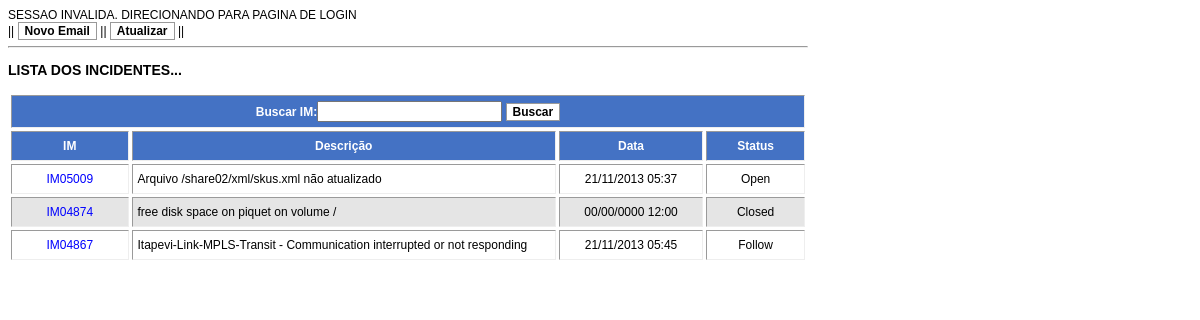
The app's page /incidente/index.php with its own data.
### tables this page shows
CREATE TABLE IF NOT EXISTS `tb_incidente` (
  `idincidente` int(11) NOT NULL AUTO_INCREMENT,
  `numeroIM` varchar(15) NOT NULL,
  `ambiente` varchar(30) NOT NULL,
  `severidade` varchar(15) NOT NULL,
  `descincidente` varchar(150) NOT NULL,
  `ocorrencia` varchar(1000) NOT NULL,
  `impacto` varchar(1500) NOT NULL,
  `datainicio` timestamp NOT NULL DEFAULT CURRENT_TIMESTAMP ON UPDATE CURRENT_TIMESTAMP,
  `datafim` timestamp NOT NULL DEFAULT '0000-00-00 00:00:00',
  `status` char(1) NOT NULL COMMENT 'O=Ope C=Closed',
  `data` timestamp NOT NULL DEFAULT '0000-00-00 00:00:00' COMMENT 'Data que o registro foi inserido',
  PRIMARY KEY (`idincidente`),
  KEY `idincidente` (`idincidente`)
);

### incidente/index.php (the view, shortened to what this page needs)
<!DOCTYPE html>
<html xmlns="http://www.w3.org/1999/xhtml">
<head>
	<link href="inc/css.css" rel="stylesheet" type="text/css" />
	<link href="./index_files/style2.css" rel="stylesheet" type="text/css">
</head>
<body>
        <div class="principal">
		|| <input class="botaoform" type="submit" name="NovoEmail" value="Novo Email" onclick="window.location='incidente.php'">
		|| <input class="botaoform" type="submit" name="Refresh" value="Atualizar" onclick="document.location.reload(true)">
		||
		<hr>
		<?php
			echo '<h3>LISTA DOS INCIDENTES...</h3>';
			echo '
				<form name="formBusca" method="GET" action="index.php">
				<table id="alter" border="1" cellpadding="5px" cellspacing="0">
					<tr>
						<th colspan="4">Buscar IM:<input type="text" name="im" cols="30" value=""> <input type="submit" name="Buscar" value="Buscar" class="botaoform"></th>
					</tr>
					<tr>
						<th class="im"><b>IM</b></td>
						<th class="descricao"><b>Descri&ccedil;&atilde;o</b></td>
						<th class="data"><b>Data</b></td>
						<th class="im"><b>Status</b></td>
					</tr>
				</form>';
			$num_por_pagina = 10;
			$pagina = $_GET['pagina'];
			if (!$pagina) {
			$pagina = 1;
			}
			$primeiro_registro = ($pagina * $num_por_pagina) - $num_por_pagina;
			$IM = $_GET[im];
			if ($IM) {
			echo '<script>alert(IM OK);</script>';
			$script_select="SELECT numeroIM,descincidente,DATE_FORMAT(datainicio,'%d/%m/%Y %h:%i') as datainicio,status FROM tb_incidente WHERE numeroIM like '%$IM%';";
			} else {
			$script_select="SELECT numeroIM,descincidente,DATE_FORMAT(datainicio,'%d/%m/%Y %h:%i') as datainicio,status FROM tb_incidente LIMIT $primeiro_registro, $num_por_pagina;";
			}
			$res_busca = mysql_query($script_select);
			$cont = 1;
			while ($escrever = mysql_fetch_array($res_busca)) {
			$resto = ($cont % 2);
				if ($resto == 0) {
					$var_tr = " class=\"dif\"";
				} else {
					$var_tr = " ";
				}
				echo '
					<tr' . $var_tr . '>
						<td ><a href="incidente.php?im='.$escrever[numeroIM].'">'.$escrever[numeroIM].'</td>
						<td class="descricao">'.$escrever[descincidente].'</td>
						<td >'.$escrever[datainicio].'</td>';
						switch ($escrever[status]) {
						    case 'O':
						        echo '<td >Open</td>';
						        break;
						    case 'F':
						        echo '<td >Follow</td>';
						        break;
						    case 'C':
						        echo '<td >Closed</td>';
						        break;
						}
				echo '</tr>';
				$cont++;
			}
		?>
		<div><br />&nbsp;<br /></div>
	</div>
</body>
</html>

### incidente/inc/css.css (style rules this page uses)
* { font-family:Verdana, Arial, Helvetica, sans-serif; }
a:link { text-decoration:none; color:#0000FF; }
table#alter { font-size:12px; }
table#alter tr th { background: #4472c4; color:#FFF; }
table#alter tr td { background: #fff; text-align:center; }
table#alter tr.dif td { background: #e5e5e5; }
table#alter tr th.im { width:15px; }
table#alter tr th.descricao { width:200px; }
table#alter tr th.data { width:50px; }
table#alter tr td.descricao { text-align:left; }
.botaoform { background-color:#FFFFFF; background-repeat:repeat-x; color:#000000; border:1px solid #999999; font-family:Verdana, Arial, Helvetica, sans-serif; font-size:12px; font-weight:bold; }

### incidente/index_files/style2.css (style rules this page uses)
body { font-family:Verdana, Helvetica, sans-serif; font-size:12px; }
table { width:100%; border-spacing:3px; border:0; }
table th { background-color:#74A2FF; height: 25px; text-align: center; color:white; width:100px; font: 12px Verdana, Arial; font-weight: bold; }
table tr { background-color:#FFF; height: 30px; color:#000; }
div { width: 800px; }

### records on screen
tb_incidente: numeroIM "IM05009", descincidente "Arquivo /share02/xml/skus.xml não atualizado", escrever "21/11/2013 05:37", status "Open"
tb_incidente: numeroIM "IM04874", descincidente "free disk space on piquet on volume /", escrever "00/00/0000 12:00", status "Closed"
tb_incidente: numeroIM "IM04867", descincidente "Itapevi-Link-MPLS-Transit - Communication interrupted or not responding", escrever "21/11/2013 05:45", status "Follow"
